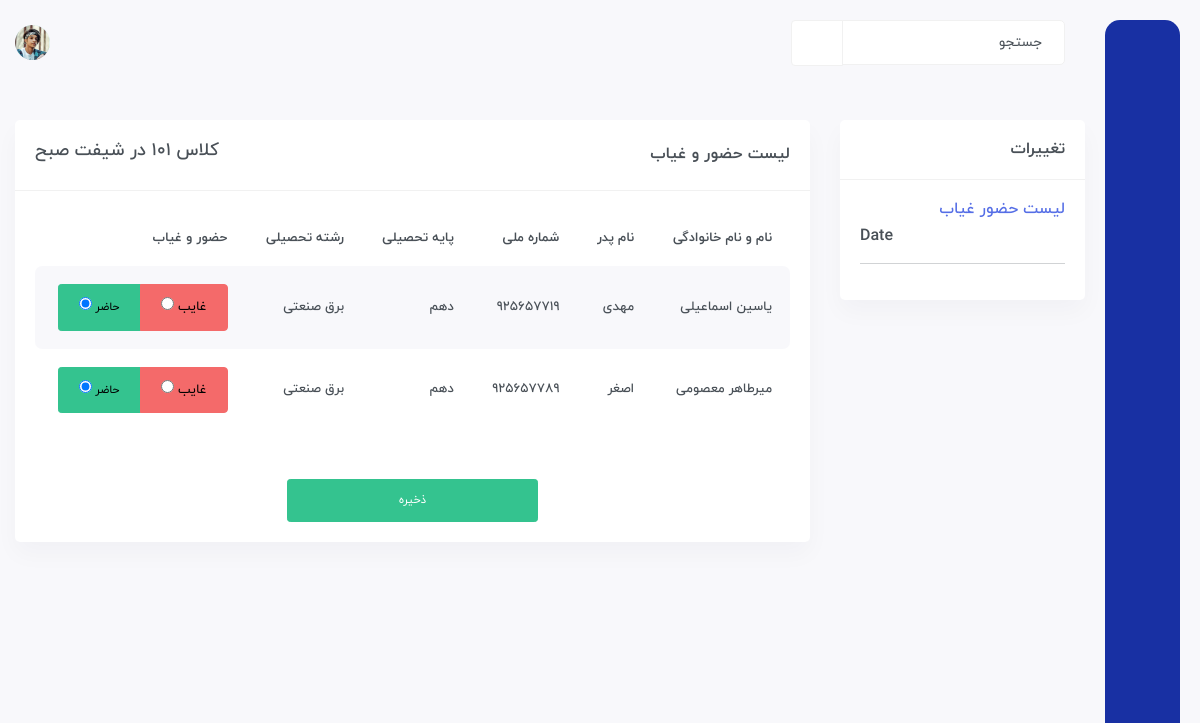
The app's page /attendance/101/ (signed in) with its own data.
### Student/models.py (models this page shows, shortened)
class Class(models.Model):
    number = models.IntegerField()
    shift = models.CharField(choices=SHIFT, max_length=3)

class Student(models.Model):
    full_name = models.CharField(max_length=200)
    father_name = models.CharField(max_length=100)
    id_code = models.IntegerField(unique=True)
    class_id = models.ForeignKey(Class, on_delete=models.CASCADE)
    reshte = models.ForeignKey(Reshte, on_delete=models.CASCADE)
    level = models.CharField(choices=LEVEL, max_length=8)
    level_up = models.BooleanField(default=False)
    date = models.DateField()
    usn = models.CharField(primary_key=True, max_length=200)
    objects = Manager()

class Reshte(models.Model):
    name = models.CharField(max_length=100)
    def __str__(self):
        return self.name

### Student/views.py (the view)
class AttendanceView(LoginRequiredMixin, generic.View):
    login_url = 'account:login'
    template_name = 'attendance.html'
    def get(self, request, *args, **kwargs):
        assign_class_id = kwargs.get('assign_class_id')
        assc = get_object_or_404(models.AttendanceClass, assign__class_id__number=assign_class_id)
        ass = assc.assign
        c = ass.class_id
        attendance = models.Attendance.objects.filter(student__class_id__number=assign_class_id, date=assc.date)
        context = {
            'ass': ass,
            'c': c,
            'assc': assc,
            'attendance': attendance
        }
        return render(request, self.template_name, context)

### templates/attendance.html (shortened to what this page needs)
{% extends 'base.html' %}
{% load static %}
{% block body %}
	<div id="main-wrapper">
	    <div class="content-body">
		<div class="container">
		    <div class="row">
			<div class="col-xxl-3 col-xl-3">
			    <div class="card">
				<div class="card-header">
				    <h4 class="card-title">تغییرات</h4>
				</div>
				<div class="card-body">
				    <ul>
						<li>
							<h5><a href="">لیست حضور غیاب</a></h5>
							<div class="text-left">
								<h5 class="ltr">Date</h5>
							</div>
						</li>
						<hr>
				    </ul>
				</div>
			    </div>
			</div>
			<div class="col-xxl-9 col-xl-9">
			    <div class="card">
				<div class="card-header">
				    <h4 class="card-title">لیست حضور و غیاب</h4>
				    <h4 class="text-left">کلاس {{ c.number }} در شیفت {{ c.shift }}</h4>
				</div>
				{% if c.student_set.all %}
				<div class="card-body">
				    <div class="table-responsive transaction-table">
						<form action="{% url 'student:confirm' assc.assign.class_id.number %}" method="POST">
							<table class="table table-striped responsive-table">
								<thead>
								<tr>
									<th>نام و نام خانوادگی</th>
									<th>نام پدر</th>
									<th>شماره ملی</th>
									<th>پایه تحصیلی</th>
									<th>رشته تحصیلی</th>
									<th>حضور و غیاب</th>
								</tr>
								</thead>
								<tbody>
								{% for s in c.student_set.all %}
								<tr>
									<td>{{ s.full_name }}</td>
									<td>{{ s.father_name }}</td>
									<td>{{ s.id_code }}</td>
									<td>{{ s.level }}</td>
									<td>{{ s.reshte }}</td>
									<td>
										<div class="btn-group btn-group-toggle" data-toggle="buttons" dir="ltr">
											<label class="btn btn-outline-success btn-sm active">
												<input type="radio" name="{{ s.usn }}" id="option1" autocomplete="off" value="present" checked> حاضر
											</label>
											<label class="btn btn-outline-danger active btdn-sm">
												<input type="radio" name="{{ s.usn }}" id="option2" onclick="javascript:showtext();" autocomplete="off" value="absent"> غایب
											</label>
                                  		</div>
									</td>
								</tr>
								{% endfor %}
								</tbody>
							</table>
							<div class="d-flex justify-content-center">
								<button class="btn btn-success btn-sm col-4 mt-5">ذخیره</button>
							</div>
						</form>
				    </div>
				</div>
			    </div>
				{% else %}
					<div class="alert">
						هیچ دانش آموزی در این کلاس ثبت نشده است
					</div>
				{% endif %}
			</div>
		    </div>
		</div>
	    </div>
	</div>
{% endblock %}

### records on screen
Class: number "101", shift "صبح"
Student: full_name "یاسین اسماعیلی", father_name "مهدی", id_code "925657719", level "دهم", reshte "برق صنعتی"
Student: full_name "میرطاهر معصومی", father_name "اصغر", id_code "925657789", level "دهم", reshte "برق صنعتی"
